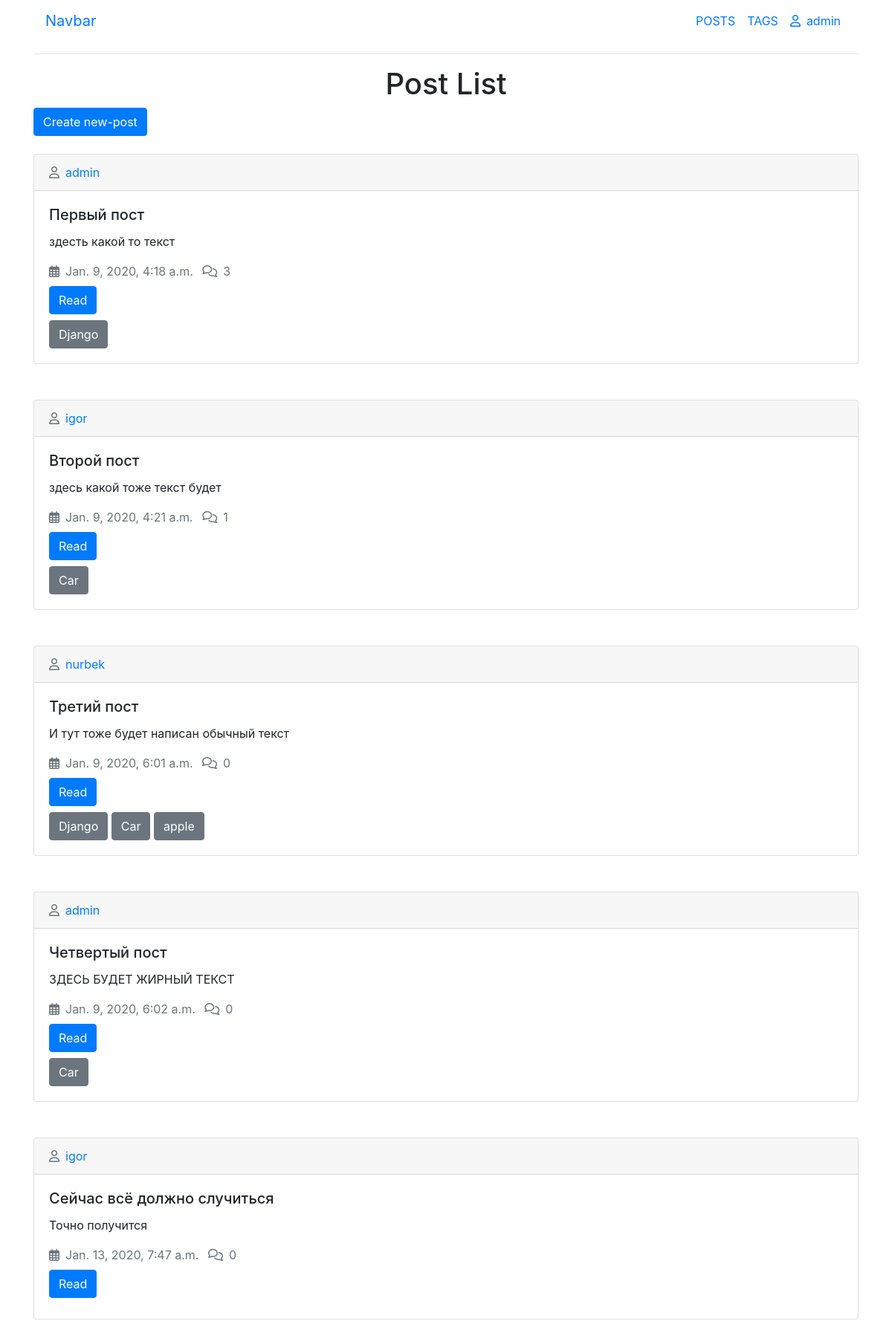
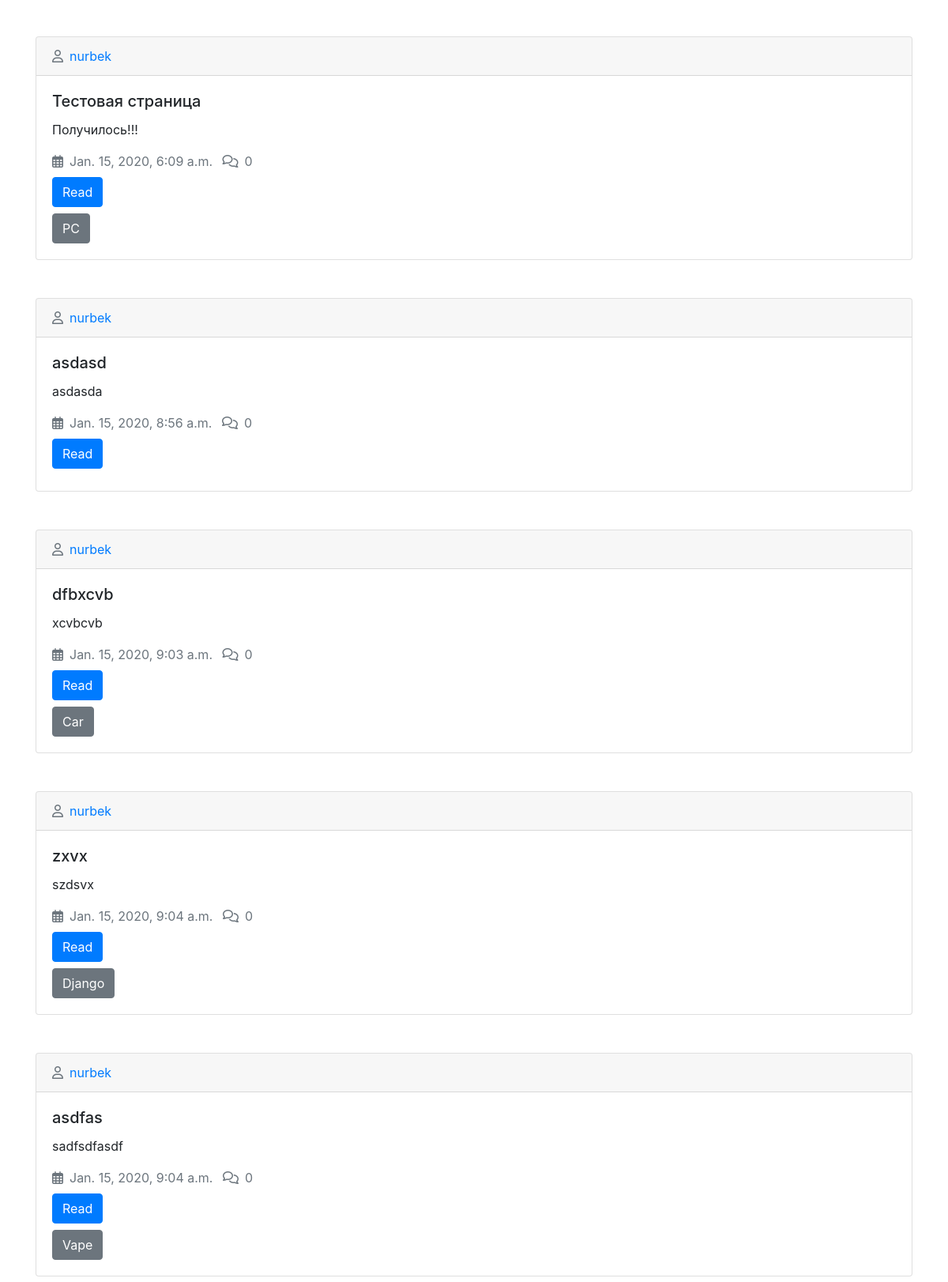
The app's page / (signed in, upper part) with its own data (2 pictures, top to bottom).
### forum/models.py (models this page shows, shortened)
class Post(models.Model):
	title = models.CharField('Заголовок поста', max_length=100)
	tag = models.CharField(max_length=10, null=True, blank=True)
	slug = models.SlugField('Slug', blank = True, unique = True)
	body = models.TextField('Текст поста')
	created_data = models.DateTimeField('Дата создания', auto_now_add=True)
	author = models.ForeignKey(User, null = True, blank=True, on_delete=models.CASCADE)
	tags = models.ManyToManyField('Tag', related_name='posts', null=True, blank=True)
	def get_absolute_url(self):
		return reverse('post_detail_url', kwargs={'slug':self.slug})

class Tag(models.Model):
	title = models.CharField('Заголовок тега', max_length=10)
	slug = models.SlugField(max_length=10, unique=True)
	def get_absolute_url(self):
		return reverse('tag_detail_url', kwargs={'slug':self.slug})

### forum/views.py (the view)
# urls.py: path('',PostList.as_view(),name='post_list_url'),
class PostList(ListView):
	model = Post

### forum/templates/forum/post_list.html
{% extends 'base/base.html' %}
{% block content %}
<h1 class="text-center">Post List</h1>
<a href="{% url 'post_create_url' %}" class="btn btn-primary mb-3">Create new-post</a>
{% for post in post_list %}
<div class="card mt-2 mb-5">
  <div class="card-header">
    <span class="text-secondary"><i class="far fa-user mr-2"></i><a href="">{{post.author.username}}</a></span>
  </div>
  <div class="card-body">
    <h5 class="card-title">{{post.title}}</h5>
    <p class="card-text">{{post.body}}</p>
    <div class="my-2">
    	<span class="text-secondary mr-2"><i class="far fa-calendar-alt mr-2"></i>{{post.created_data}}</span>
    	<span class="text-secondary"><i class="far fa-comments mr-2"></i>{{post.comments.count}}</span>
    </div>
    <a href="{{post.get_absolute_url}}" class="btn btn-primary">Read</a>
    <div class="mt-2">
      {% for tag in post.tags.all %}
    	<a href="{{tag.get_absolute_url}}" class="btn btn-secondary">{{tag.title}}</a>
      {% endfor %}
    </div>
  </div>
</div>
{% endfor %}
{% endblock %}

### templates/includes/navbar.html (shortened to what this page needs)
<nav class="navbar navbar-expand-lg">
  <a class="navbar-brand" href="#">Navbar</a>
  <div class="collapse navbar-collapse" id="navbarSupportedContent">
    <ul class="navbar-nav ml-auto">
      <li class="nav-item active">
        <a class="nav-link" href="{% url 'post_list_url' %}">POSTS<span class="sr-only">(current)</span></a>
      </li>
      <li class="nav-item">
        <a class="nav-link" href="{% url 'tag_list_url' %}">TAGS</a>
      </li>
      {% if user.is_authenticated %}
      <li class="nav-item">
        <a class="nav-link" href="#"><i class="far fa-user mr-2"></i>{{user.username}}</a>
      </li>
      {% else %}
      <li class="nav-item">
        <a class="nav-link" href="{% url 'login' %}">Login</a>
      </li>
      {% endif %}
    </ul>
  </div>
</nav>

### records on screen
Post: author.username "admin", title "Первый пост", body "здесть какой то текст", created_data "Jan. 9, 2020, 4:18 a.m.", comments.count "3"
Tag: title "Django"
Post: author.username "igor", title "Второй пост", body "здесь какой тоже текст будет", created_data "Jan. 9, 2020, 4:21 a.m.", comments.count "1"
Tag: title "Car"
Post: author.username "nurbek", title "Третий пост", body "И тут тоже будет написан обычный текст", created_data "Jan. 9, 2020, 6:01 a.m.", comments.count "0"
Tag: title "apple"
Post: author.username "admin", title "Четвертый пост", body "ЗДЕСЬ БУДЕТ ЖИРНЫЙ ТЕКСТ", created_data "Jan. 9, 2020, 6:02 a.m.", comments.count "0"
Post: author.username "igor", title "Сейчас всё должно случиться", body "Точно получится", created_data "Jan. 13, 2020, 7:47 a.m.", comments.count "0"
Post: author.username "nurbek", title "Тестовая страница", body "Получилось!!!", created_data "Jan. 15, 2020, 6:09 a.m.", comments.count "0"
Tag: title "PC"
Post: author.username "nurbek", title "asdasd", body "asdasda", created_data "Jan. 15, 2020, 8:56 a.m.", comments.count "0"
Post: author.username "nurbek", title "dfbxcvb", body "xcvbcvb", created_data "Jan. 15, 2020, 9:03 a.m.", comments.count "0"
Post: author.username "nurbek", title "zxvx", body "szdsvx", created_data "Jan. 15, 2020, 9:04 a.m.", comments.count "0"
Post: author.username "nurbek", title "asdfas", body "sadfsdfasdf", created_data "Jan. 15, 2020, 9:04 a.m.", comments.count "0"
Tag: title "Vape"

### other values on screen
{{ user.username }} "admin"
